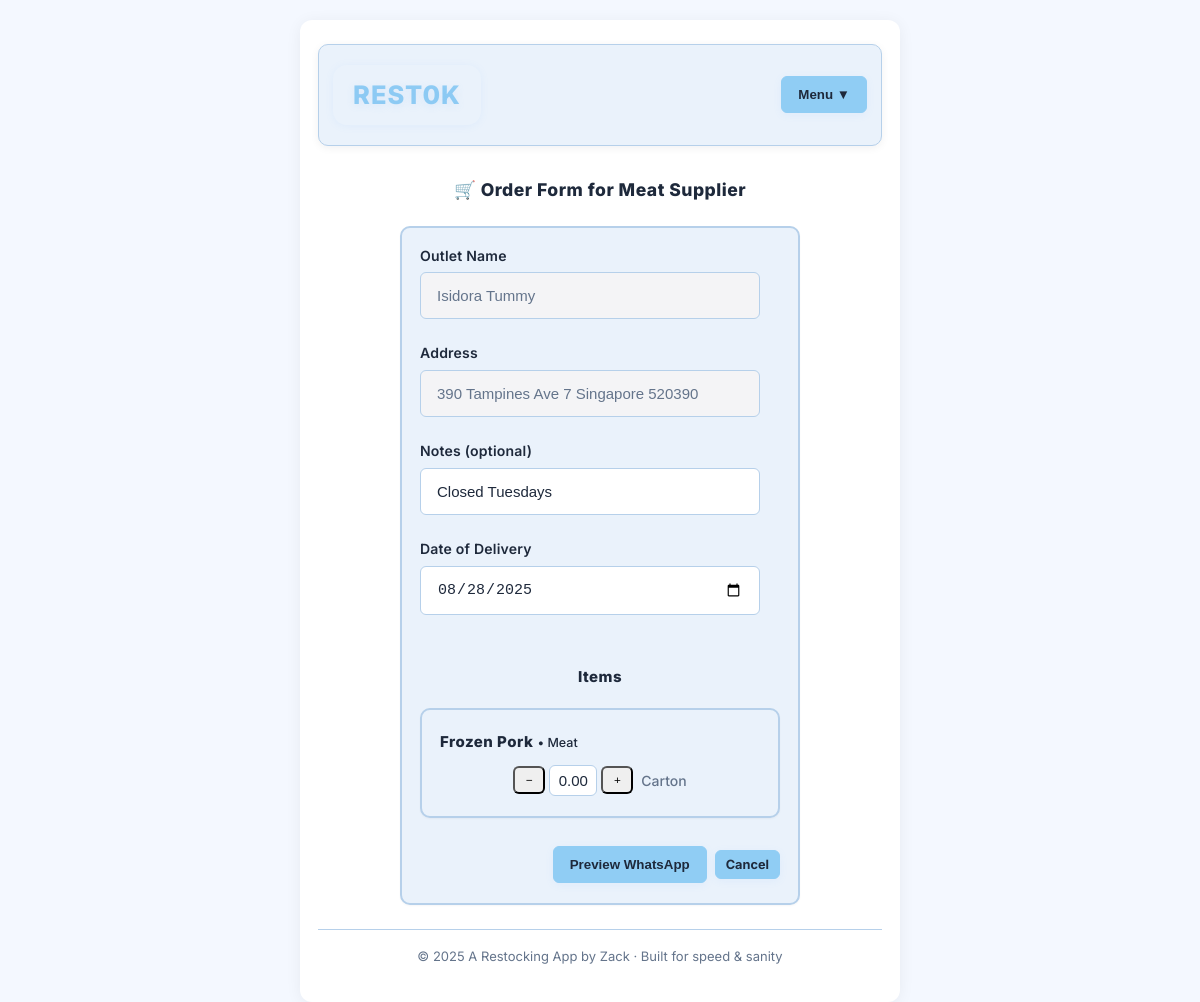
/suppliers/2/order, run on the app's committed database.
### models.py (models this page shows)
class Supplier(db.Model):
    __tablename__ = "suppliers"
    id = db.Column(db.Integer, primary_key=True)
    name = db.Column(db.String(100), nullable=False)
    email = db.Column(db.String(100), nullable=True)
    phone = db.Column(db.String(20), nullable=False)
    category = db.Column(db.String(64))
    notes = db.Column(db.Text, nullable=True)
    items = db.relationship("Item", backref="supplier", cascade="all, delete-orphan")

class Outlet(db.Model):
    __tablename__ = "outlets"
    id = db.Column(db.Integer, primary_key=True)
    name = db.Column(db.String(100), nullable=False)
    address = db.Column(db.String(200), nullable=False)
    notes = db.Column(db.Text, nullable=True)

class Item(db.Model):
    __tablename__ = "items"
    id = db.Column(db.Integer, primary_key=True)
    supplier_id = db.Column(db.Integer, db.ForeignKey("suppliers.id"), nullable=False)
    name = db.Column(db.String(160), nullable=False)
    unit = db.Column(db.String(32), nullable=False)  # kg, pkt, carton, tin
    default_qty = db.Column(db.Float, nullable=False, default=1)
    item_type = db.Column(db.String(64), nullable=True)  # Dry, Frozen, Vegetables, etc.
    active = db.Column(db.Boolean, nullable=False, default=True)
    __table_args__ = (
        db.UniqueConstraint("supplier_id", "name", name="uq_item_per_supplier"),
    )

### app.py (the view)
    @app.get("/suppliers/<int:supplier_id>/order")
    def order_form(supplier_id):
        supplier = Supplier.query.get_or_404(supplier_id)
        items = Item.query.filter_by(supplier_id=supplier.id, active=True).order_by(Item.name.asc()).all()
        outlets = Outlet.query.order_by(Outlet.name.asc()).all()
        return render_template(
            "order_form.html",
            supplier=supplier,
            items=items,
            outlets=outlets,
            datetime=datetime,
            timedelta=timedelta
        )

### templates/order_form.html (shortened to what this page needs)
{% extends "base.html" %}
{% block content %}
<h3>🛒 Order Form for {{ supplier.name }}</h3>
<form method="post" action="{{ url_for('order_preview', supplier_id=supplier.id) }}" class="card grid"
  style="max-width:400px;">
  <div class="grid" style="margin-bottom:12px;">
    {% if outlets and outlets[0] %}
    <label class="form-label">
      <span>Outlet Name</span>
      <input name="outlet_name" value="{{ outlets[0].name }}" readonly class="input-wide" style="background:#f4f4f6;">
    </label>
    <label class="form-label">
      <span>Address</span>
      <input name="address" value="{{ outlets[0].address }}" readonly class="input-wide" style="background:#f4f4f6;">
    </label>
    <label class="form-label">
      <span>Notes (optional)</span>
      <input name="notes" value="{{ outlets[0].notes }}" placeholder="e.g. Deliver before 10am; use back door lift"
        class="input-wide">
    </label>
    {% else %}
    <div class="card" style="margin-bottom:12px; color:var(--muted);">No outlet details found. Please set up your outlet
      first.</div>
    {% endif %}
    <label class="form-label">
      <span>Date of Delivery</span>
      <input type="date" name="delivery_date" class="input-wide"
        value="{{ (datetime.utcnow() + timedelta(days=1)).strftime('%Y-%m-%d') }}">
    </label>
  </div>
  <h4>Items</h4>
  <div class="grid" style="gap:8px;">
    {% for it in items %}
    <div class="row card" style="align-items:center;">
      <div style="flex:1;">
        <strong>{{ it.name }}</strong>
        {% if it.item_type %}
        <small>• {{ it.item_type }}</small>
        {% endif %}
      </div>
      <div class="row" style="gap:2px;">
        <button type="button" class="btn-xsmall" aria-label="Decrease quantity" onclick="
            const qty=document.getElementById('qty_{{it.id}}');
            let step = parseFloat('{{ it.default_qty }}');
            let val = parseFloat(qty.value || '0');
            let newVal = Math.max(0, (Math.round((val - step) * 100) / 100));
            qty.value = newVal.toFixed(2);
          ">−</button>
        <input id="qty_{{it.id}}" name="qty_{{it.id}}" type="number" min="0" value="0.00" step="{{ it.default_qty }}"
          class="qty-input">
        <button type="button" class="btn-xsmall" aria-label="Increase quantity" onclick="
            const qty=document.getElementById('qty_{{it.id}}');
            let step = parseFloat('{{ it.default_qty }}');
            let val = parseFloat(qty.value || '0');
            let newVal = Math.round((val + step) * 100) / 100;
            qty.value = newVal.toFixed(2);
          ">+</button>
        <span style="margin-left:6px; color:var(--muted); font-size:14px;">{{ it.unit }}</span>
      </div>
    </div>
    {% else %}
    <div class="card">No items yet. Add some items first.</div>
    {% endfor %}
  </div>
  <div class="row" style="justify-content:flex-end; margin-top:16px; gap:8px;">
    <button type="submit" class="btn primary">Preview WhatsApp</button>
    <a href="{{ url_for('supplier_items', supplier_id=supplier.id) }}" class="btn btn-small btn-delete">Cancel</a>
  </div>
</form>
{% endblock %}

### static/style.css (style rules this page uses)
*, *::before, *::after { box-sizing: border-box; }
html, body { height: 100%; margin: 0; font: var(--fs)/1.55 var(--font); color: var(--text); background: var(--bg); padding: 0; }
:root { --bg: #f4f8ff; --card: #eaf2fb; --text: #1e293b; --muted: #64748b; --brand: #90cdf4; --brand-600: #60a5fa; --accent: #90cdf4; --accent-600: #60a5fa; --border: #b6d0ea; --ring: rgba(96, 165, 250, .18); --shadow-sm: 0 1px 2px rgba(16, 24, 40, .04); --shadow: 0 2px 8px rgba(16, 24, 40, .06); --radius-sm: 6px; --radius: 10px; --radius-lg: 14px; --font: "Inter", system-ui, -apple-system, Segoe UI, Roboto, "Helvetica Neue", Arial, sans-serif; --fs-xs: 12px; --fs-sm: 13px; --fs: 15px; --fs-md: 16px; --fs-lg: 18px; --fs-xl: 22px; --sp-1: 6px; --sp-2: 10px; --sp-3: 12px; --sp-4: 14px; --sp-5: 16px; --sp-6: 20px; --sp-8: 24px; }
body { padding: var(--sp-6); -webkit-font-smoothing: antialiased; -moz-osx-font-smoothing: grayscale; }
label { font-weight: 600; font-size: var(--fs-sm); }
input, select, textarea { width: 100%; box-sizing: border-box; padding: 14px 16px; border-radius: var(--radius-sm); border: 1px solid var(--border); background: #fff; color: var(--text); font-size: var(--fs); margin-top: 6px; }
input[readonly], select[disabled], textarea[disabled] { background: #f8fafb; color: var(--muted); }
.form-label { width: 100%; display: flex; flex-direction: column; align-items: flex-start; margin-bottom: 14px; }
.form-label > span { font-size: 1.08em; font-weight: 600; color: var(--text); margin-bottom: 2px; letter-spacing: 0.2px; line-height: 1.2; white-space: nowrap; overflow: hidden; text-overflow: ellipsis; }
.btn { display: inline-flex; align-items: center; gap: 8px; padding: 10px 16px; border-radius: var(--radius-sm); border: 1px solid var(--brand); background: linear-gradient(90deg, var(--brand) 70%, var(--accent) 100%); color: #1e293b; text-decoration: none; cursor: pointer; font-weight: 700; box-shadow: 0 2px 8px rgba(96,165,250,0.08); transition: background .15s, border-color .15s, box-shadow .15s; }
.btn.primary { background: linear-gradient(90deg, var(--accent) 60%, var(--brand) 100%); border-color: var(--accent); color: #fff; }
.btn-small { padding: 4px 10px; font-size: 0.85em; border-radius: var(--radius-sm); }
.btn-xsmall { padding: 2px 8px; font-size: 0.78em; border-radius: var(--radius-sm); min-width: 32px; max-width: 40px; height: 28px; line-height: 1.2; text-align: center; display: inline-flex; align-items: center; justify-content: center; vertical-align: middle; }
.btn-delete { background: #ef4444; color: #fff; border-color: #ef4444; }
.qty-input { width: 48px; text-align: center; padding: 6px 4px; font-size: 1em; margin: 0 2px; }
.card { background: var(--card); border: 2px solid var(--border); border-radius: var(--radius); box-shadow: var(--shadow-sm); padding: 20px 18px; overflow-wrap: break-word; word-break: break-word; box-sizing: border-box; }
.grid { display: flex; flex-direction: column; gap: var(--sp-3); width: 100%; align-items: center; }
.row { display: flex; flex-direction: row; gap: var(--sp-3); align-items: center; justify-content: center; width: 100%; flex-wrap: wrap; }
a, button, .btn, [role="button"] { outline: none; }
input[type="number"] { -moz-appearance: textfield; }
.btn, .btn.primary, .btn-add-item, .supplier-action-btn, .order-btn { background: var(--brand); color: #1e293b; border-color: var(--brand); font-weight: 700; box-shadow: 0 2px 8px rgba(96,165,250,0.08); border-radius: var(--radius-sm); transition: background .15s, border-color .15s, box-shadow .15s; }
.input-wide { width: 100%; max-width: 340px; box-sizing: border-box; padding: 14px 16px; font-size: var(--fs); border-radius: var(--radius-sm); border: 1px solid var(--border); margin-top: 6px; background: #fff; }
.input-wide[type="date"] { width: 100%; max-width: 340px; box-sizing: border-box; padding: 14px 16px; font-size: var(--fs); border-radius: var(--radius-sm); border: 1px solid var(--border); margin-top: 6px; background: #fff; }
h1, h2, h3, h4, h5, h6 { font-family: var(--font); font-weight: 800; color: #1e293b; letter-spacing: 0.5px; margin-top: 0.8em; margin-bottom: 0.5em; background: none; }
body, p, li, td, th, label, span, div { font-family: var(--font); color: var(--text); font-weight: 500; background: none; }
strong, b { color: #1e293b; font-weight: 800; letter-spacing: 0.5px; }
a { color: var(--brand); text-decoration: none; font-weight: 600; transition: color 0.15s; }

### data on the page
Supplier: name "Meat Supplier"
Outlet: outlet_name "Isidora Tummy", address "390 Tampines Ave 7 Singapore 520390", notes "Closed Tuesdays"
Item: name "Frozen Pork", item_type "Meat", unit "Carton"

### other printed values
{{ 2025 }} "2025"
